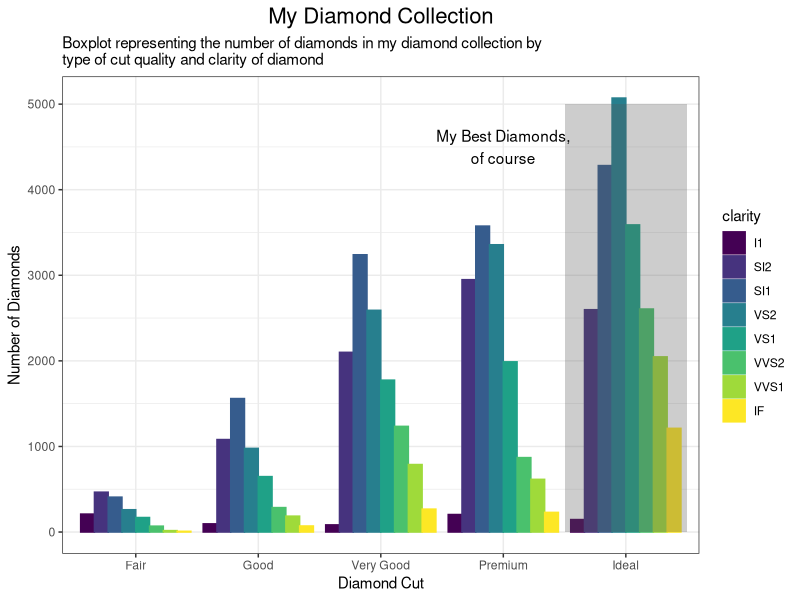
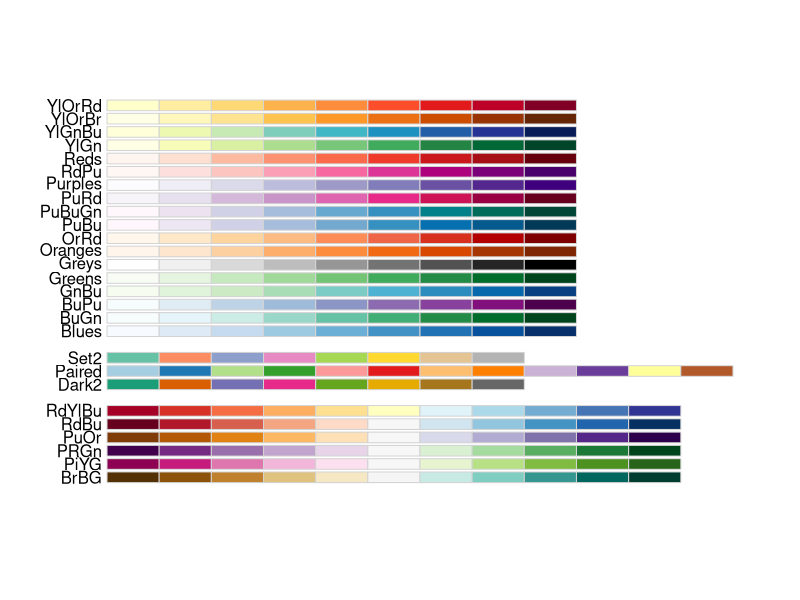

The R script that drew these images, in order:
## ---- chunk 1
knitr::opts_chunk$set(echo = FALSE)
## ---- chunk 2
library("ggplot2")
library("magrittr") #so I can do some piping
data("diamonds")
data("mpg")
data("iris")
theme_set(theme_bw()) #I'll give you this one, you can set the theme individually for graphs
#or you can set the theme for all the graphs using theme_set()
#theme_bw() is best theme (IMO)

#for graph 3:
library("ggrepel")


## ---- chunk 3
data("diamonds")
#hint think about the *position* the bars are in...

## ---- chunk 4
diamonds %>% 
  ggplot(mapping = aes(x = cut, color = clarity)) + #Clarity groups differ by color
  geom_bar(mapping = aes(fill = clarity), position = "dodge") + #Plots data not stacked, bars filled with color
  annotate(geom = "rect", xmin = 4.5, xmax = 5.5, ymin = 0, ymax = 5000, 
           alpha = 0.3) + #Adds annotation box around Ideal group
  annotate(geom = "text", x = 4, y = 4500, label = "My Best Diamonds,\nof course") + #Adds text next to annotation box
  labs(x = "Diamond Cut", y = "Number of Diamonds", title = "My Diamond Collection",
       subtitle = "Boxplot representing the number of diamonds in my diamond collection by\ntype of cut quality and clarity of diamond") + #Label x and y axes, title, subtitle, and caption
  theme(plot.title = element_text(size = 16, hjust = 0.5)) #Adjusts the font size and location of title

## ---- chunk 5
data("iris")
## ---- chunk 6

## ---- chunk 7
data("mpg")
corvette <- mpg[mpg$model == "corvette",]
#install
require("ggrepel") #useful for making text annotations better, hint hint
set.seed(42)
## ---- chunk 8

## ---- chunk 9
data(mpg)

#hint for the coloring, colorbrewer and you can set palette colors and make your graphs colorblind friendly
library(RColorBrewer)
display.brewer.all(colorblindFriendly = T) #take a look at the colorblindfriendly options
## ---- chunk 10
